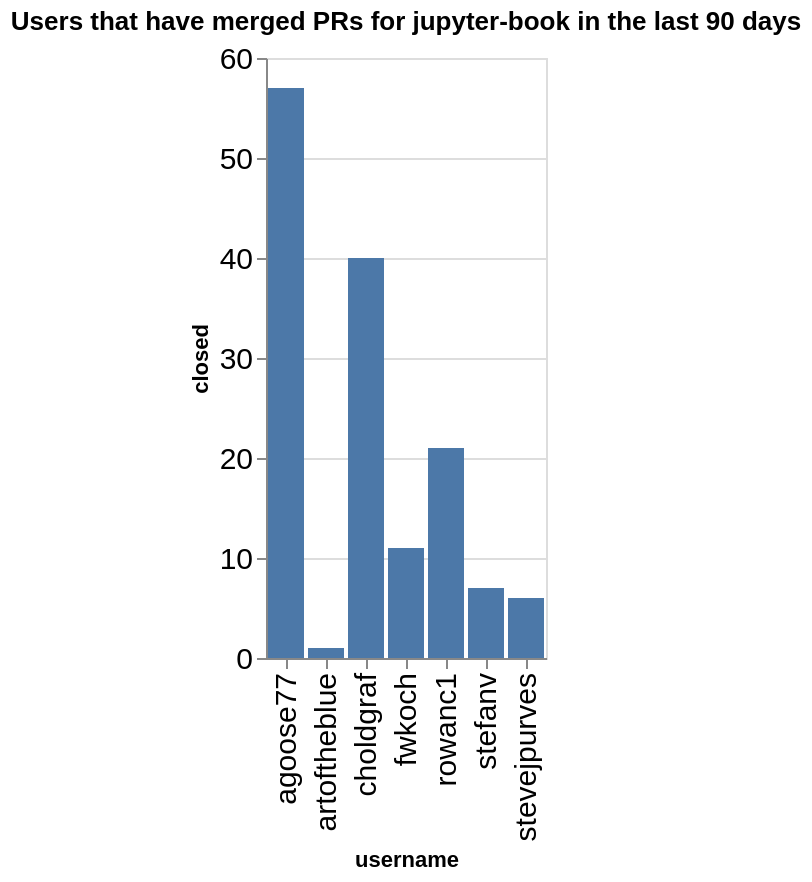

Notebook source saved alongside this figure:
### Code cell
charts = []
title = f"Users that have merged PRs for {github_org} in the last {n_days} days"
ch = alt.Chart(data=closed_by_repo.replace(np.nan, 0), title=title).mark_bar().encode(
    x='username',
    y='closed',
)
ch

### Figure 1 — Vega-Lite specification as saved in the notebook (floating-point values rounded to 4 significant figures)
{"config": {"axisLeft": {"labelFontSize": 15}, "axisBottom": {"labelFontSize": 15}}, "data": {"name": "data-ae06da36b6e2f80325e388f51c093d19"}, "mark": {"type": "bar"}, "encoding": {"x": {"field": "username", "type": "nominal"}, "y": {"field": "closed", "type": "quantitative"}}, "title": "Users that have merged PRs for jupyter-book in the last 90 days", "$schema": "https://vega.github.io/schema/vega-lite/v5.20.1.json", "datasets": {"data-ae06da36b6e2f80325e388f51c093d19": [{"name": "blog", "username": "agoose77", "closed": 4}, {"name": "example-landing-pages", "username": "agoose77", "closed": 1}, {"name": "example-landing-pages", "username": "choldgraf", "closed": 1}, {"name": "example-outputs", "username": "stevejpurves", "closed": 3}, {"name": "jupyter-book", "username": "agoose77", "closed": 1}, {"name": "jupyter-book", "username": "choldgraf", "closed": 6}, {"name": "myst-spec", "username": "choldgraf", "closed": 1}, {"name": "myst-theme", "username": "agoose77", "closed": 15}, {"name": "myst-theme", "username": "choldgraf", "closed": 6}, {"name": "myst-theme", "username": "fwkoch", "closed": 2}, {"name": "myst-theme", "username": "rowanc1", "closed": 3}, {"name": "myst-theme", "username": "stefanv", "closed": 2}, {"name": "myst-theme", "username": "stevejpurves", "closed": 2}, {"name": "mystmd", "username": "agoose77", "closed": 30}, {"name": "mystmd", "username": "artoftheblue", "closed": 1}, {"name": "mystmd", "username": "choldgraf", "closed": 18}, {"name": "mystmd", "username": "fwkoch", "closed": 9}, {"name": "mystmd", "username": "rowanc1", "closed": 17}, {"name": "mystmd", "username": "stefanv", "closed": 5}, {"name": "mystmd", "username": "stevejpurves", "closed": 1}, {"name": "mystmd.org", "username": "agoose77", "closed": 3}, {"name": "mystmd.org", "username": "choldgraf", "closed": 2}, {"name": "mystmd.org", "username": "rowanc1", "closed": 1}, {"name": "team-compass", "username": "agoose77", "closed": 3}, {"name": "team-compass", "username": "choldgraf", "closed": 5}, {"name": "thebe", "username": "choldgraf", "closed": 1}]}}
